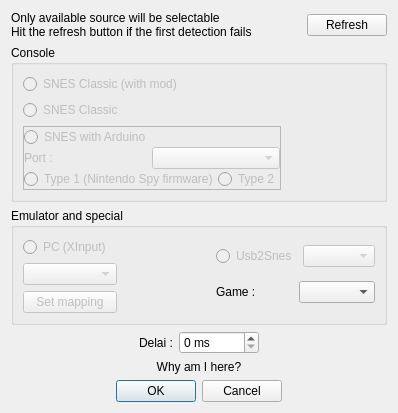
<?xml version="1.0" encoding="UTF-8"?>
<ui version="4.0">
 <class>InputSourceSelector</class>
 <widget class="QDialog" name="InputSourceSelector">
  <property name="geometry">
   <rect>
    <x>0</x>
    <y>0</y>
    <width>398</width>
    <height>365</height>
   </rect>
  </property>
  <property name="windowTitle">
   <string>Input source selector dialog</string>
  </property>
  <layout class="QVBoxLayout" name="verticalLayout_3">
   <item>
    <layout class="QHBoxLayout" name="horizontalLayout_4">
     <item>
      <widget class="QLabel" name="label">
       <property name="text">
        <string>&lt;html&gt;&lt;head/&gt;&lt;body&gt;&lt;p&gt;Only available source will be selectable&lt;br/&gt;Hit the refresh button if the first detection fails&lt;/p&gt;&lt;/body&gt;&lt;/html&gt;</string>
       </property>
      </widget>
     </item>
     <item>
      <spacer name="horizontalSpacer_3">
       <property name="orientation">
        <enum>Qt::Horizontal</enum>
       </property>
       <property name="sizeHint" stdset="0">
        <size>
         <width>40</width>
         <height>20</height>
        </size>
       </property>
      </spacer>
     </item>
     <item>
      <widget class="QPushButton" name="refreshButton">
       <property name="text">
        <string>Refresh</string>
       </property>
      </widget>
     </item>
    </layout>
   </item>
   <item>
    <widget class="QGroupBox" name="groupBox">
     <property name="title">
      <string>Console</string>
     </property>
     <property name="flat">
      <bool>false</bool>
     </property>
     <property name="checkable">
      <bool>false</bool>
     </property>
     <layout class="QVBoxLayout" name="verticalLayout_4">
      <item>
       <widget class="QRadioButton" name="snesClassicStuffRadioButton">
        <property name="enabled">
         <bool>false</bool>
        </property>
        <property name="text">
         <string>SNES Classic (with mod)</string>
        </property>
        <attribute name="buttonGroup">
         <string notr="true">sourceRadioGroup</string>
        </attribute>
       </widget>
      </item>
      <item>
       <widget class="QRadioButton" name="snesClassicRadioButton">
        <property name="enabled">
         <bool>false</bool>
        </property>
        <property name="text">
         <string>SNES Classic</string>
        </property>
        <attribute name="buttonGroup">
         <string notr="true">sourceRadioGroup</string>
        </attribute>
       </widget>
      </item>
      <item>
       <layout class="QHBoxLayout" name="horizontalLayout_7">
        <item>
         <widget class="QFrame" name="frame">
          <property name="frameShape">
           <enum>QFrame::StyledPanel</enum>
          </property>
          <property name="frameShadow">
           <enum>QFrame::Plain</enum>
          </property>
          <layout class="QHBoxLayout" name="horizontalLayout_6">
           <property name="spacing">
            <number>0</number>
           </property>
           <property name="leftMargin">
            <number>0</number>
           </property>
           <property name="topMargin">
            <number>0</number>
           </property>
           <property name="rightMargin">
            <number>0</number>
           </property>
           <property name="bottomMargin">
            <number>0</number>
           </property>
           <item>
            <layout class="QVBoxLayout" name="verticalLayout">
             <item>
              <widget class="QRadioButton" name="arduinoRadioButton">
               <property name="enabled">
                <bool>false</bool>
               </property>
               <property name="text">
                <string>SNES with Arduino</string>
               </property>
               <attribute name="buttonGroup">
                <string notr="true">sourceRadioGroup</string>
               </attribute>
              </widget>
             </item>
             <item>
              <layout class="QHBoxLayout" name="horizontalLayout">
               <item>
                <widget class="QLabel" name="arduinoPortLabel">
                 <property name="enabled">
                  <bool>false</bool>
                 </property>
                 <property name="sizePolicy">
                  <sizepolicy hsizetype="Minimum" vsizetype="Preferred">
                   <horstretch>0</horstretch>
                   <verstretch>0</verstretch>
                  </sizepolicy>
                 </property>
                 <property name="text">
                  <string>Port :</string>
                 </property>
                </widget>
               </item>
               <item>
                <widget class="QComboBox" name="arduinoComComboBox">
                 <property name="enabled">
                  <bool>false</bool>
                 </property>
                </widget>
               </item>
              </layout>
             </item>
             <item>
              <layout class="QHBoxLayout" name="horizontalLayout_2">
               <item>
                <widget class="QRadioButton" name="arduiType1Radio">
                 <property name="enabled">
                  <bool>false</bool>
                 </property>
                 <property name="text">
                  <string>Type 1 (Nintendo Spy firmware)</string>
                 </property>
                 <attribute name="buttonGroup">
                  <string notr="true">arduinoRadioGroup</string>
                 </attribute>
                </widget>
               </item>
               <item>
                <widget class="QRadioButton" name="arduiType2Radio">
                 <property name="enabled">
                  <bool>false</bool>
                 </property>
                 <property name="text">
                  <string>Type 2</string>
                 </property>
                 <attribute name="buttonGroup">
                  <string notr="true">arduinoRadioGroup</string>
                 </attribute>
                </widget>
               </item>
              </layout>
             </item>
            </layout>
           </item>
          </layout>
         </widget>
        </item>
        <item>
         <spacer name="horizontalSpacer_2">
          <property name="orientation">
           <enum>Qt::Horizontal</enum>
          </property>
          <property name="sizeHint" stdset="0">
           <size>
            <width>40</width>
            <height>20</height>
           </size>
          </property>
         </spacer>
        </item>
       </layout>
      </item>
     </layout>
    </widget>
   </item>
   <item>
    <widget class="QGroupBox" name="groupBox_2">
     <property name="title">
      <string>Emulator and special</string>
     </property>
     <layout class="QHBoxLayout" name="horizontalLayout_8">
      <item>
       <layout class="QVBoxLayout" name="verticalLayout_2">
        <item>
         <widget class="QRadioButton" name="xinputRadioButton">
          <property name="enabled">
           <bool>false</bool>
          </property>
          <property name="text">
           <string>PC (XInput) </string>
          </property>
          <attribute name="buttonGroup">
           <string notr="true">sourceRadioGroup</string>
          </attribute>
         </widget>
        </item>
        <item>
         <widget class="QComboBox" name="xinputComboBox">
          <property name="enabled">
           <bool>false</bool>
          </property>
          <property name="sizePolicy">
           <sizepolicy hsizetype="Expanding" vsizetype="Fixed">
            <horstretch>0</horstretch>
            <verstretch>0</verstretch>
           </sizepolicy>
          </property>
         </widget>
        </item>
        <item>
         <widget class="QPushButton" name="mappingButton">
          <property name="enabled">
           <bool>false</bool>
          </property>
          <property name="text">
           <string>Set mapping</string>
          </property>
         </widget>
        </item>
       </layout>
      </item>
      <item>
       <spacer name="horizontalSpacer">
        <property name="orientation">
         <enum>Qt::Horizontal</enum>
        </property>
        <property name="sizeHint" stdset="0">
         <size>
          <width>40</width>
          <height>20</height>
         </size>
        </property>
       </spacer>
      </item>
      <item>
       <layout class="QVBoxLayout" name="verticalLayout_5">
        <item>
         <layout class="QHBoxLayout" name="horizontalLayout_3">
          <item>
           <widget class="QRadioButton" name="usb2snesRadioButton">
            <property name="enabled">
             <bool>false</bool>
            </property>
            <property name="text">
             <string>Usb2Snes</string>
            </property>
            <attribute name="buttonGroup">
             <string notr="true">sourceRadioGroup</string>
            </attribute>
           </widget>
          </item>
          <item>
           <widget class="QComboBox" name="usb2snesComboBox">
            <property name="enabled">
             <bool>false</bool>
            </property>
           </widget>
          </item>
         </layout>
        </item>
        <item>
         <layout class="QHBoxLayout" name="horizontalLayout_5">
          <item>
           <widget class="QLabel" name="usb2gameLabel">
            <property name="text">
             <string>Game :</string>
            </property>
           </widget>
          </item>
          <item>
           <widget class="QComboBox" name="usb2gameComboBox"/>
          </item>
         </layout>
        </item>
       </layout>
      </item>
     </layout>
    </widget>
   </item>
   <item>
    <layout class="QHBoxLayout" name="horizontalLayout_9">
     <item>
      <spacer name="horizontalSpacer_4">
       <property name="orientation">
        <enum>Qt::Horizontal</enum>
       </property>
       <property name="sizeHint" stdset="0">
        <size>
         <width>40</width>
         <height>20</height>
        </size>
       </property>
      </spacer>
     </item>
     <item>
      <widget class="QLabel" name="label_2">
       <property name="text">
        <string>Delai :</string>
       </property>
      </widget>
     </item>
     <item>
      <widget class="QSpinBox" name="delaiSpinBox">
       <property name="suffix">
        <string> ms</string>
       </property>
       <property name="maximum">
        <number>10000</number>
       </property>
      </widget>
     </item>
     <item>
      <spacer name="horizontalSpacer_5">
       <property name="orientation">
        <enum>Qt::Horizontal</enum>
       </property>
       <property name="sizeHint" stdset="0">
        <size>
         <width>40</width>
         <height>20</height>
        </size>
       </property>
      </spacer>
     </item>
    </layout>
   </item>
   <item>
    <widget class="QLabel" name="infoLabel">
     <property name="text">
      <string>Why am I here?</string>
     </property>
     <property name="alignment">
      <set>Qt::AlignCenter</set>
     </property>
    </widget>
   </item>
   <item>
    <widget class="QDialogButtonBox" name="buttonBox">
     <property name="standardButtons">
      <set>QDialogButtonBox::Cancel|QDialogButtonBox::Ok</set>
     </property>
     <property name="centerButtons">
      <bool>true</bool>
     </property>
    </widget>
   </item>
  </layout>
 </widget>
 <resources/>
 <connections/>
 <buttongroups>
  <buttongroup name="sourceRadioGroup"/>
  <buttongroup name="arduinoRadioGroup"/>
 </buttongroups>
</ui>
